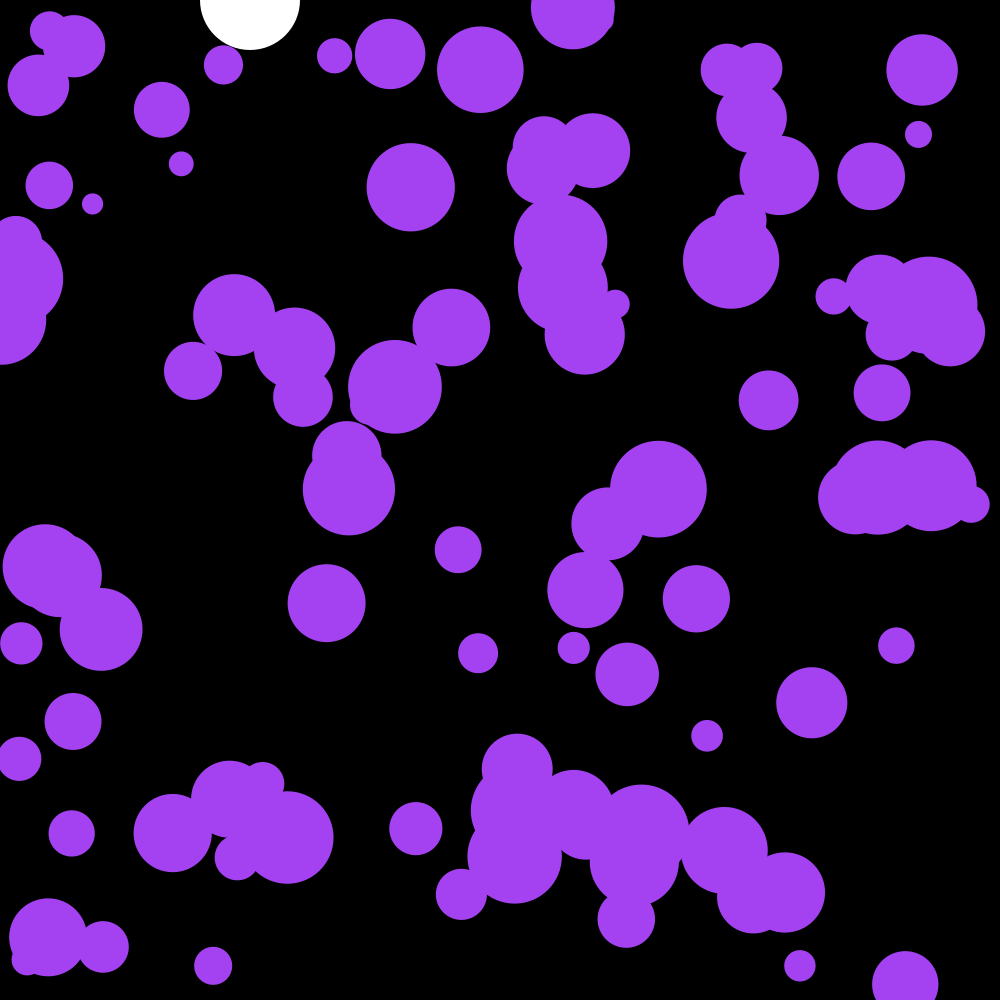
Frame 1 (no input)
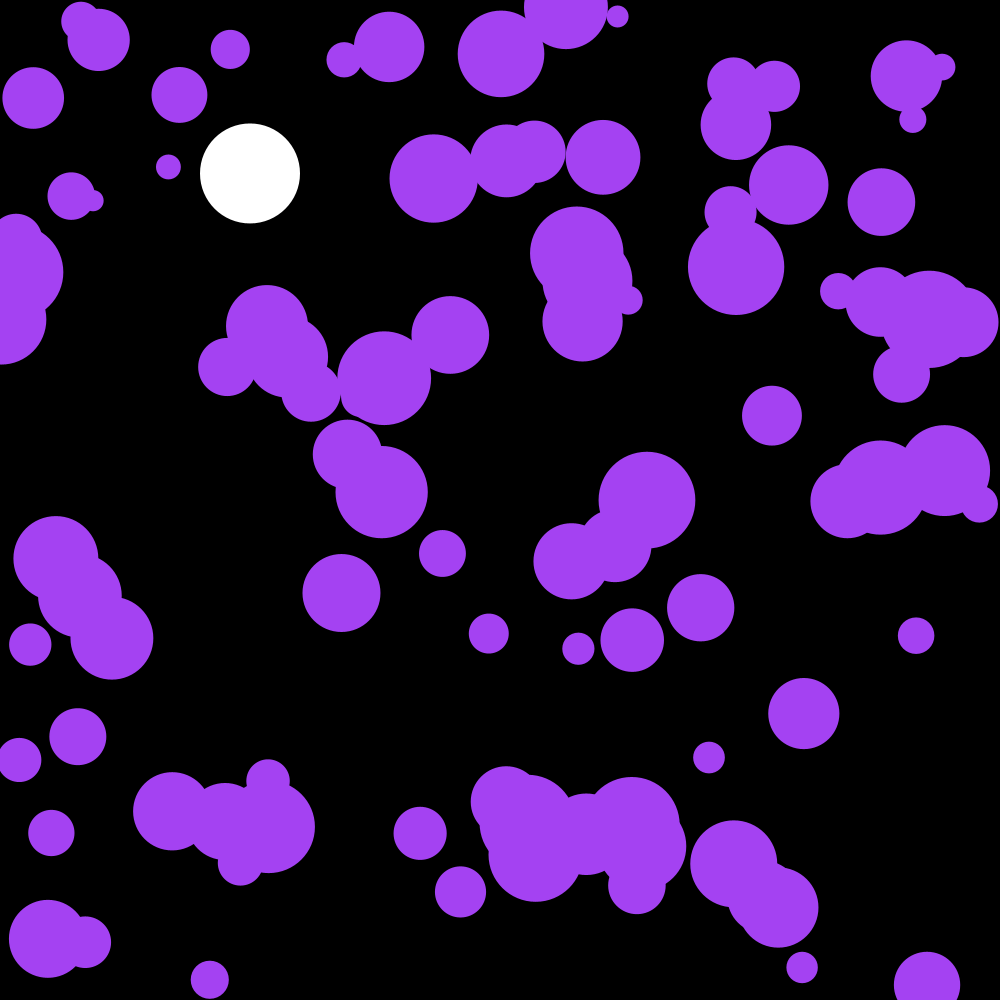
Frame 60 (the mouse pressed at the canvas centre just before this capture)
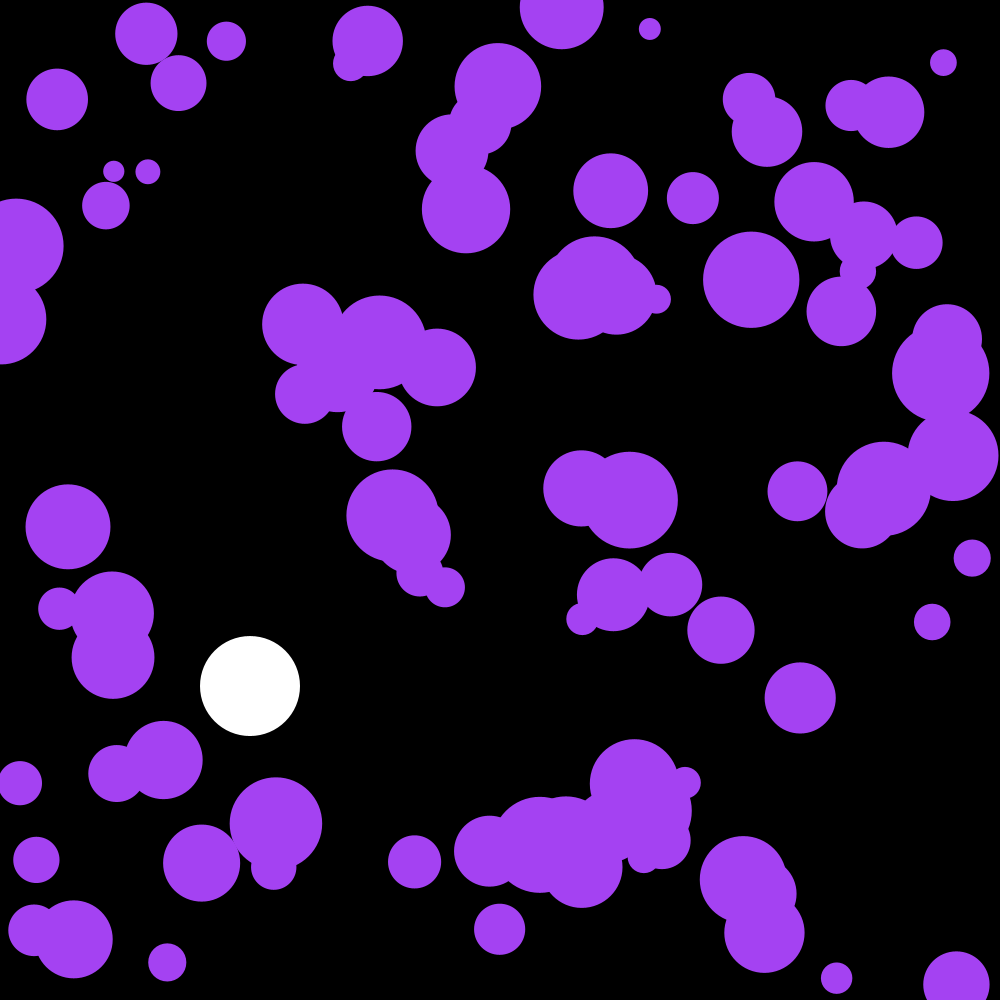
Frame 120 (the mouse held since frame 60 and released just before this capture)

The Processing sketch that drew these frames (run headless with seeded random() and noise(); from frame 60 on, the mouse is pressed at the canvas centre):

// Processing sketch: HandsOn_ForcesAndParticles
// ── HandsOn_ForcesAndParticles.pde
float y = 0.0;
float r = 50.0;
float vel = 0.0;
float accel = 0.1;
float friction = 0.999;
color c = color(random(0, 255), random(0, 255), random(0, 255));

Particle [] parts = new Particle[100];

void setup() {
  size(1000, 1000);
  ellipseMode(RADIUS);
  noStroke();
  // create the 100 particle objects and set random position/radius
  for (int i = 0; i < parts.length; i++) {
    parts[i] = new Particle(random(0, width), random(0, height), 0, 0, random(10, 50), c);
  }
}

void draw() {
  background(0);
  // create ellipse falling from top of screen to bottom at increasing speed
  fill(255);
  ellipse(250, y, r, r);
  vel += accel;
  // adding friction and restitution to slow down and create realistic bounce
  vel *= friction;
  y += vel;
  // bounces back when hit the ground
  if (y > (height - r)) {
    vel = -vel;
  }
  
  // apply forces and show the ellipses in the parts list
  for (int i = 0; i < parts.length; i++) {
    parts[i].applyForces(random(-0.1, 0.1), random(-0.1, 0.1));
    parts[i].display();
  }
}

// ── Particle.pde
class Particle {
  float x, y;
  float vx, vy;
  float r;
  color c;

  Particle(float x, float y, float vx, float vy, float r, color c) {
    this.x = x;
    this.y = y;
    this.vx = vx;
    this.vy = vy;
    this.r = r;
    this.c = c;
  }
  void applyForces(float fx, float fy) { 
    // add force (acceleration) and velocity to position
    vy += fy;
    vx += fx;
    y += vy;
    x += vx;
    // bounces back when going out of canvas
    if ((y > (height - r)) || (y < r)){
      vy = -vy;
    }
    if ((x > (width - r)) || (x < r)){
      vx = -vx;
    }
  }

  void display() {
    fill(c);
    ellipse(x, y, r, r);
  }
}
